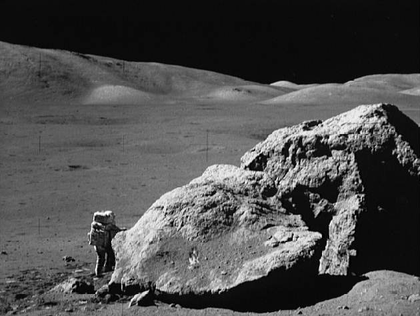
%> input picture Assigment 2/moonlanding.png, 420 x 316 px, shrunk from 630 x 474 before the run
$ octave Q3.m   (GNU Octave 9; MATLAB toolbox functions it lacks are replaced by stand-ins)
%> lines starting %> are read from the running program, lines starting %| are printed output that depends on the picture
### Assigment 2/noise_func.m
function [result] = noise_func(img, point, noise)
% This function gets an image and desired point,
% then apply noise(value) on the 3*3 neighboring pixels
for i = -1:1
    for j =-1:1
        img((point(1)+i), (point(2)+j)) = noise;
    end
end
result = img;
end

### Assigment 2/Q3.m
clc; clear all; close all;

% Read the image file 'moonlanding.png'
img = imread('moonlanding.png');
%> img is the input picture: size 316x420 uint8; min 0, max 255, mean 77.8

% Convert the image to double precision for FFT
img_double = double(img);

% Perform the 2-dimensional Fast Fourier Transform (FFT) on the image
fft_img = fft2(img_double);

% Shift the zero-frequency component to the center of the Fourier Transform
centered_fft_image = fftshift(fft_img);

% Compute the magnitude of the Fourier Transform
fft_mag = abs(centered_fft_image);

% Calculate the maximum value of the frequency spectrum
max_frequency_value = max(fft_mag(:));
%> max_frequency_value = 10325474

% Get the size of the centered Fourier transform image
[rows, cols] = size(centered_fft_image);
%> rows = 316; cols = 420

% Calculate the center coordinates of the image
center = [rows / 2, cols / 2];
%> center = [158 210]

% Define the distance for the noise points from the center
dist = 100;

% Define the angle in radians for diagonal points
angle = pi / 4;

% Reduce the maximum frequency spectrum value to introduce noise
new_max_freq = max_frequency_value / 10;
%> new_max_freq = 1032547.4

% Define the coordinates for the points in the north, east, south, and west directions
N = [center(1) - dist, center(2)];
%> N = [58 210]
E = [center(1), center(2) + dist];
%> E = [158 310]
S = [center(1) + dist, center(2)];
%> S = [258 210]
W = [center(1), center(2) - dist];
%> W = [158 110]

% Define the coordinates for the diagonal points (northeast, northwest, southeast, southwest)
NE = [round(center(1) - (sin(angle) * dist)), round(center(2) + (cos(angle) * dist))];
%> NE = [87 281]
NW = [round(center(1) - (sin(angle) * dist)), round(center(2) - (cos(angle) * dist))];
%> NW = [87 139]
SE = [round(center(1) + (sin(angle) * dist)), round(center(2) + (cos(angle) * dist))];
SW = [round(center(1) + (sin(angle) * dist)), round(center(2) - (cos(angle) * dist))];

% Copy the original centered Fourier transform image to add noise
noisy_fft = centered_fft_image;

% Define a placeholder function for adding noise; replace 'noise_func' with the actual function name
% noise_func should be a function that adds noise to the specific point in the frequency domain

for idx = 1:8
   % Combine all the points into a matrix
   points = [N; E; S; W; NE; NW; SE; SW];

   % Select the current point
   point = points(idx, :);

   % Apply manual noise to the selected point in the Fourier transform image
   % You need to replace 'noise_func' with the actual noise-adding function
   noisy_fft = noise_func(noisy_fft, point, new_max_freq); % Replace 'manual_noise' with the actual function if different
end

% Compute the magnitude of the noisy Fourier transform and apply logarithmic scaling
noisy_fft_mag = log(1 + abs(noisy_fft));
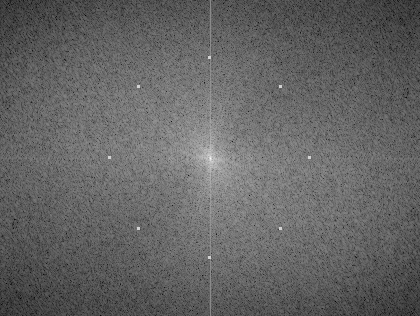
%> noisy_fft_mag: size 316x420 double; min 2.81, max 16.15, mean 8.07; drawn with min black and max white

% Display the noisy Fourier transform as an image with automatic scaling and add a title
figure, imshow(noisy_fft_mag, []), title('Fourier Transformation of image with noise');
